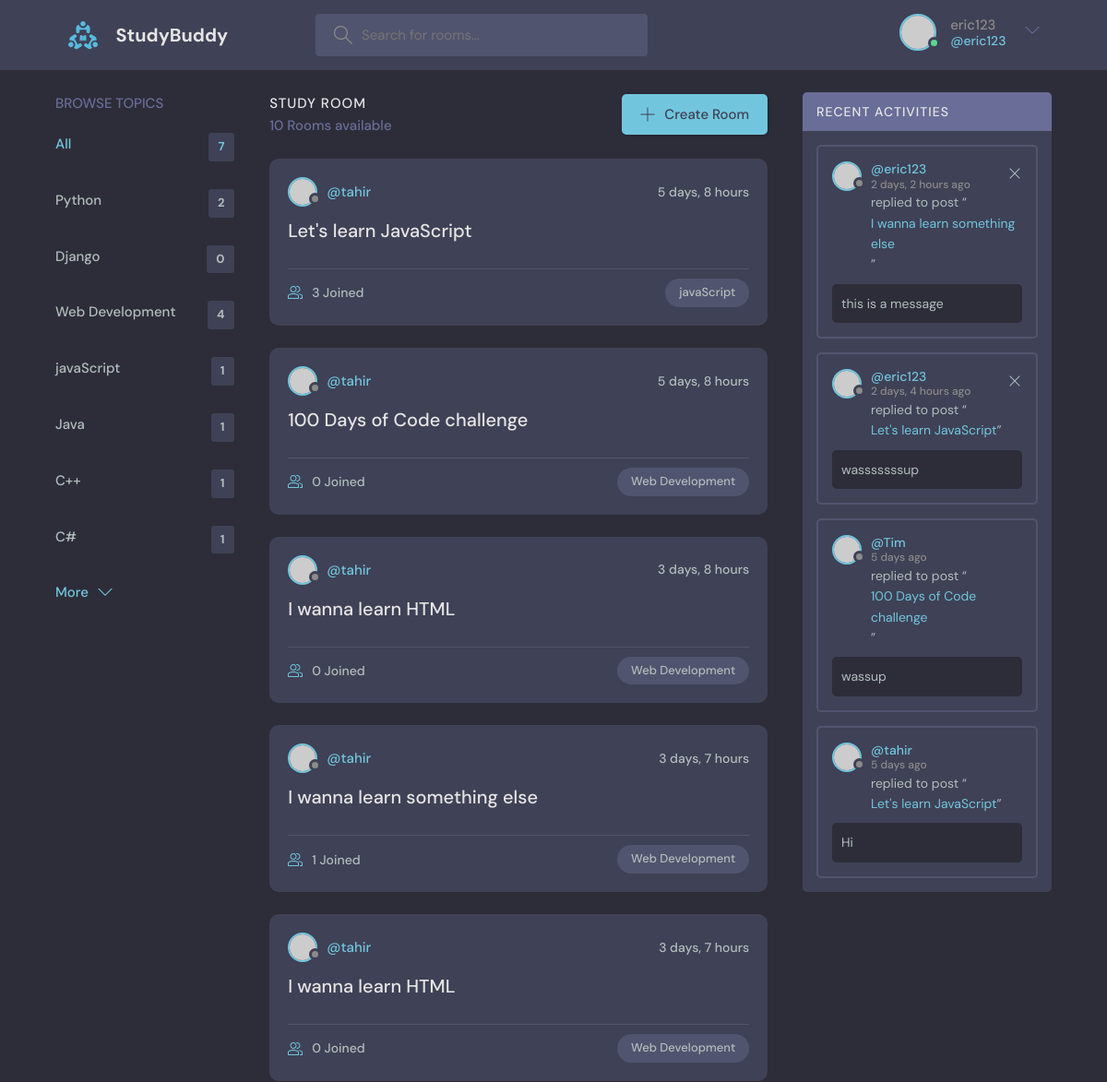
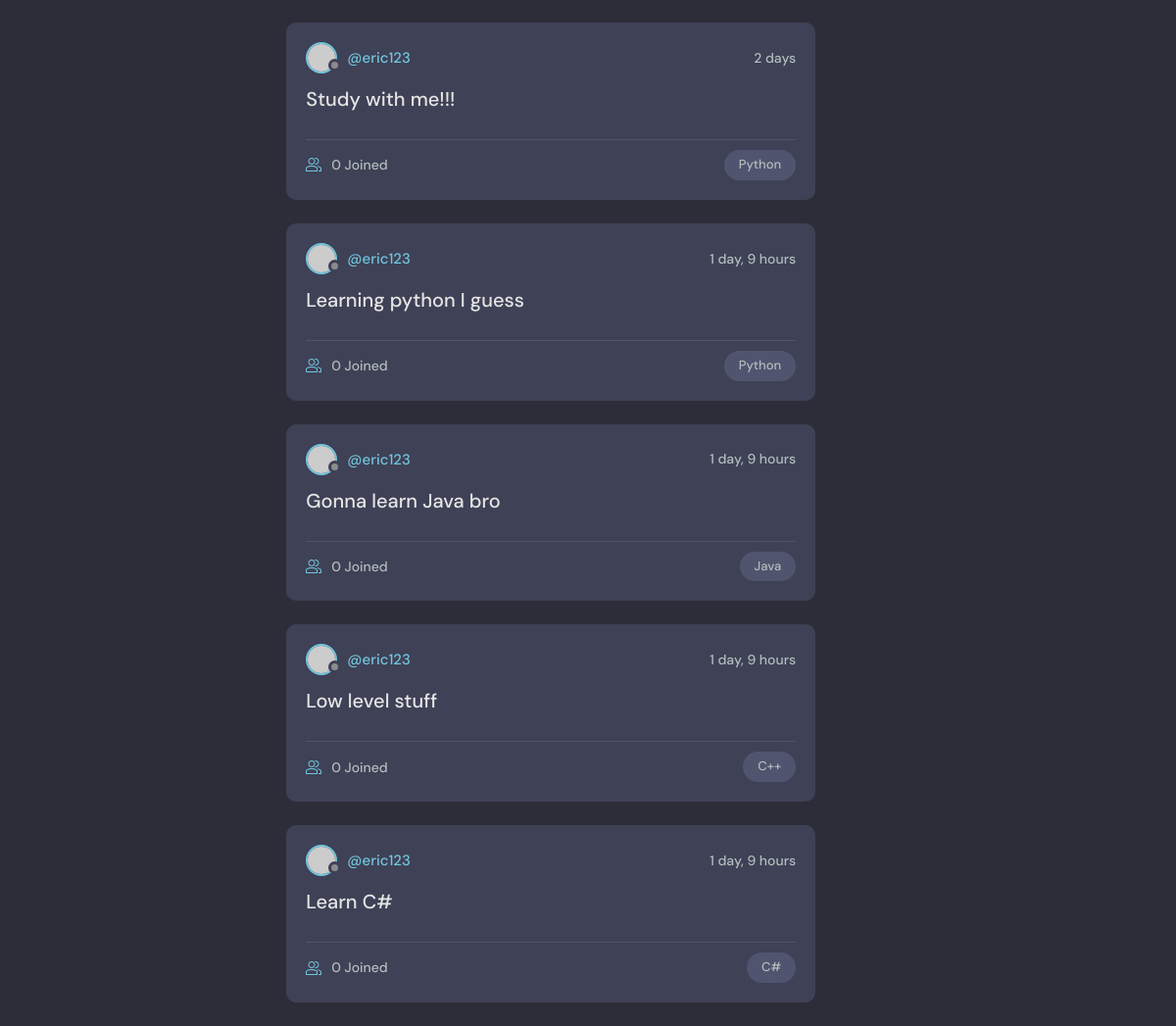
The page / (signed in) on the database its author committed (2 pictures, top to bottom).
### base/models.py (models this page shows, shortened)
class Topic(models.Model):
    name = models.CharField(max_length=200)

class Room(models.Model):
    host = models.ForeignKey(User, on_delete=models.SET_NULL, null=True)
    topic = models.ForeignKey(Topic, on_delete=models.SET_NULL, null=True) # a room can only have one topic
    name = models.CharField(max_length=200)
    description = models.TextField(null=True, blank=True)   # blanks allowed
    participants = models.ManyToManyField(User, related_name='participants', blank=True)
    updated = models.DateTimeField(auto_now=True)   # timestamp for when saved
    created = models.DateTimeField(auto_now_add=True)   # timestamp for when created
    def __str__(self):
        return self.name

class Message(models.Model):
    user = models.ForeignKey(User, on_delete=models.CASCADE) # note that we are using the default django User as imported
    room = models.ForeignKey(Room, on_delete=models.CASCADE) # one to many relationship, related to Room. CASCADE - when a room is deleted, all its messages are deleted
    body = models.TextField()
    updated = models.DateTimeField(auto_now=True)   # timestamp for when saved
    created = models.DateTimeField(auto_now_add=True)   # timestamp for when created
    class Meta:
        ordering = ['-updated', '-created'] # dash is descending order

### base/views.py (the view)
# urls.py: path('', views.home, name="home"),
def home(request):
    q = request.GET.get('q') if request.GET.get('q') != None else ''
    rooms = Room.objects.filter(Q(topic__name__icontains=q) |
                                Q(name__icontains=q) |
                                Q(description__icontains=q)
                                )
    topics = Topic.objects.all()
    room_count = rooms.count()
    room_messages = Message.objects.filter(Q(room__topic__name__icontains=q)) # allows us to only see recent activity for the individual room
    context = {'rooms': rooms, 'topics': topics, 'room_count': room_count,
               'room_messages': room_messages}
    return render(request, 'base/home.html', context)

### base/templates/base/home.html (shortened to what this page needs)
{% extends 'main.html' %} {% block content %}
<main class="layout layout--3">
  <div class="container">
    {% include 'base/topics_component.html' %}
    <div class="roomList">
      <div class="roomList__header">
        <div>
          <h2>Study Room</h2>
          <p>{{room_count}} Rooms available</p>
        </div>
        <a class="btn btn--main" href="{% url 'create-room' %}">
          <svg
            version="1.1"
            xmlns="http://www.w3.org/2000/svg"
            width="32"
            height="32"
            viewBox="0 0 32 32"
          >
            <title>add</title>
            <path
              d="M16.943 0.943h-1.885v14.115h-14.115v1.885h14.115v14.115h1.885v-14.115h14.115v-1.885h-14.115v-14.115z"
            ></path>
          </svg>
          Create Room
        </a>
      </div>
      {% include 'base/feed_component.html' %}
    </div>
    {% include 'base/activity_component.html' %}
  </div>
</main>
{% endblock %}

### templates/navbar.html (shortened to what this page needs)
{% load static %}
<header class="header header--loggedIn">
  <div class="container">
    <a href="{% url 'home' %}" class="header__logo">
      <img src="{% static 'images/logo.svg' %}" />
      <h1>StudyBuddy</h1>
    </a>
    <form class="header__search" method="GET" action="{% url 'home' %}">
      <label>
        <input name="q" placeholder="Search for rooms..." />
      </label>
    </form>
    <nav class="header__menu">
      {% if request.user.is_authenticated %}
      <div class="header__user">
        <a href="{% url 'update-user' %}">
          <div class="avatar avatar--medium active">
            <img src="https://randomuser.me/api/portraits/men/37.jpg" />
          </div>
          <p>
            {{request.user.username}} <span>@{{request.user.username}}</span>
          </p>
        </a>
        <button class="dropdown-button">
          <svg
            version="1.1"
            xmlns="http://www.w3.org/2000/svg"
            width="32"
            height="32"
            viewBox="0 0 32 32"
          >
            <title>chevron-down</title>
            <path d="M16 21l-13-13h-3l16 16 16-16h-3l-13 13z"></path>
          </svg>
        </button>
      </div>
      {% else %}
      <a href="{% url 'login' %}">
        <img src="{% static 'images/avatar.svg' %}" />
        <p>Login</p>
      </a>
      {% endif %}
    </nav>
  </div>
</header>

### base/templates/base/topics_component.html
<div class="topics">
  <div class="topics__header">
    <h2>Browse Topics</h2>
  </div>
  <ul class="topics__list">
    <li>
      <a href="{% url 'home' %}" class="active">All <span>{{topics.count}}</span></a>
    </li>
    {% for topic in topics %}
    <li>
      <a href="{% url 'home' %}?q={{topic.name}}">{{topic.name}} <span>{{topic.room_set.all.count}}</span></a>
    </li>
    {% endfor %}
  </ul>
  <a class="btn btn--link" href="topics.html">
    More
    <svg
      version="1.1"
      xmlns="http://www.w3.org/2000/svg"
      width="32"
      height="32"
      viewBox="0 0 32 32"
    >
      <title>chevron-down</title>
      <path d="M16 21l-13-13h-3l16 16 16-16h-3l-13 13z"></path>
    </svg>
  </a>
</div>

### base/templates/base/feed_component.html (shortened to what this page needs)
{% for room in rooms %}
<div class="roomListRoom">
  <div class="roomListRoom__header">
    <a href="{% url 'user-profile' room.host.id %}" class="roomListRoom__author">
      <div class="avatar avatar--small">
        <img src="https://randomuser.me/api/portraits/women/11.jpg" />
      </div>
      <span>@{{room.host.username}}</span>
    </a>
    <div class="roomListRoom__actions">
      <span>{{room.created|timesince}}</span>
    </div>
  </div>
  <div class="roomListRoom__content">
    <a href="{% url 'room' room.id %}">{{room.name}}</a>
  </div>
  <div class="roomListRoom__meta">
    <a href="{% url 'room' room.id %}" class="roomListRoom__joined">
      {{room.participants.all.count}} Joined
    </a>
    <p class="roomListRoom__topic">{{room.topic.name}}</p>
  </div>
</div>
{% endfor %}

### base/templates/base/activity_component.html
<div class="activities">
  <div class="activities__header">
    <h2>Recent Activities</h2>
  </div>
  {% for message in room_messages %}
  <div class="activities__box">
    <div class="activities__boxHeader roomListRoom__header">
      <a
        href="{% url 'user-profile' message.user.id %}"
        class="roomListRoom__author"
      >
        <div class="avatar avatar--small">
          <img src="https://randomuser.me/api/portraits/women/11.jpg" />
        </div>
        <p>
          @{{message.user}}
          <span>{{message.created|timesince}} ago</span>
        </p>
      </a>
      {% if request.user == message.user %}
      <div class="roomListRoom__actions">
        <a href="{% url 'delete-message' message.id %}">
          <svg
            version="1.1"
            xmlns="http://www.w3.org/2000/svg"
            width="32"
            height="32"
            viewBox="0 0 32 32"
          >
            <title>remove</title>
            <path
              d="M27.314 6.019l-1.333-1.333-9.98 9.981-9.981-9.981-1.333 1.333 9.981 9.981-9.981 9.98 1.333 1.333 9.981-9.98 9.98 9.98 1.333-1.333-9.98-9.98 9.98-9.981z"
            ></path>
          </svg>
        </a>
      </div>
      {% endif %}
    </div>
    <div class="activities__boxContent">
      <p>
        replied to post “<a href="{% url 'room' message.room.id %}">{{message.room}}</a>”
      </p>
      <div class="activities__boxRoomContent">
        {{message.body}}
      </div>
    </div>
  </div>
  {% endfor %}
</div>

### rows shown on the page
Topic: name "Python", room_set.all.count "2"
Topic: name "Django", room_set.all.count "0"
Topic: name "Web Development", room_set.all.count "4"
Topic: name "javaScript", room_set.all.count "1"
Topic: name "Java", room_set.all.count "1"
Topic: name "C++", room_set.all.count "1"
Topic: name "C#", room_set.all.count "1"
Room: host.username "tahir", created "5 days, 8 hours", name "Let's learn JavaScript", participants.all.count "3", topic.name "javaScript"
Room: host.username "tahir", created "5 days, 8 hours", name "100 Days of Code challenge", participants.all.count "0", topic.name "Web Development"
Room: host.username "tahir", created "3 days, 8 hours", name "I wanna learn HTML", participants.all.count "0", topic.name "Web Development"
Room: host.username "tahir", created "3 days, 7 hours", name "I wanna learn something else", participants.all.count "1", topic.name "Web Development"
Room: host.username "tahir", created "3 days, 7 hours", name "I wanna learn HTML", participants.all.count "0", topic.name "Web Development"
Room: host.username "eric123", created "2 days", name "Study with me!!!", participants.all.count "0", topic.name "Python"
Room: host.username "eric123", created "1 day, 9 hours", name "Learning python I guess", participants.all.count "0", topic.name "Python"
Room: host.username "eric123", created "1 day, 9 hours", name "Gonna learn Java bro", participants.all.count "0", topic.name "Java"
Room: host.username "eric123", created "1 day, 9 hours", name "Low level stuff", participants.all.count "0", topic.name "C++"
Room: host.username "eric123", created "1 day, 9 hours", name "Learn C#", participants.all.count "0", topic.name "C#"
Message: user "eric123", created "2 days, 2 hours", room "I wanna learn something else", body "this is a message"
Message: user "eric123", created "2 days, 4 hours", room "Let's learn JavaScript", body "wasssssssup"
Message: user "Tim", created "5 days", room "100 Days of Code challenge", body "wassup"
Message: user "tahir", created "5 days", room "Let's learn JavaScript", body "Hi"

### other values the page prints
{{ request.user.username }} "eric123"
{{ topics.count }} "7"
{{ room_count }} "10"
